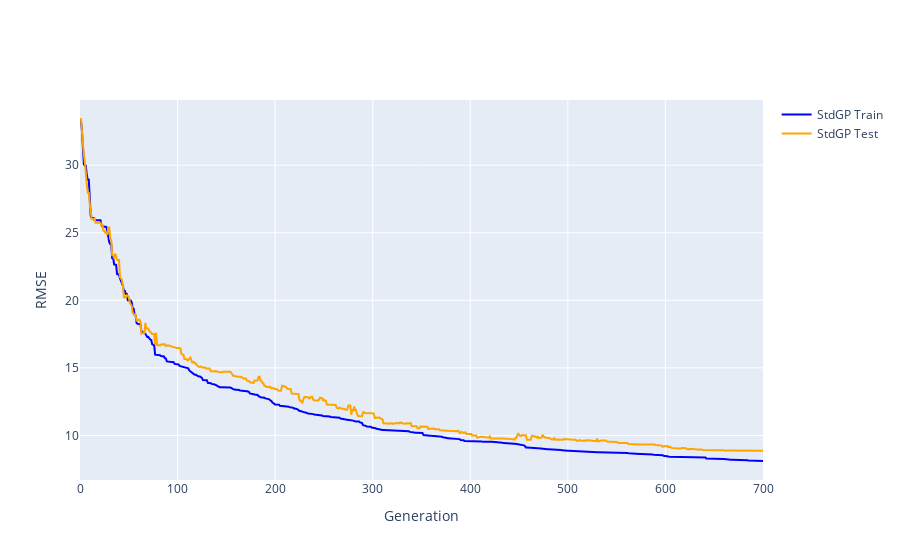

Here is the notebook cell this chart was saved with:
### Markdown cell above
### 3.1. Concrete

### Code cell
plot_learning_curves('Concrete', 'StdGP')

### Figure 1 — Plotly figure (JSON) as saved in the notebook; plotly's stock layout.template omitted (floating-point values rounded to 4 significant figures; data arrays with more than 128 entries replaced by an {"elided": "..."} marker saying what was removed)
{"data": [{"line": {"color": "blue"}, "mode": "lines", "name": "StdGP Train", "type": "scatter", "x": {"elided": "701 str values"}, "y": {"elided": "701 float values"}}, {"line": {"color": "orange"}, "mode": "lines", "name": "StdGP Test", "type": "scatter", "x": {"elided": "701 str values"}, "y": {"elided": "701 float values"}}], "layout": {"showlegend": true, "xaxis": {"tickvals": [0, 100, 200, 300, 400, 500, 600, 700], "title": {"text": "Generation"}}, "yaxis": {"title": {"text": "RMSE"}}}}
